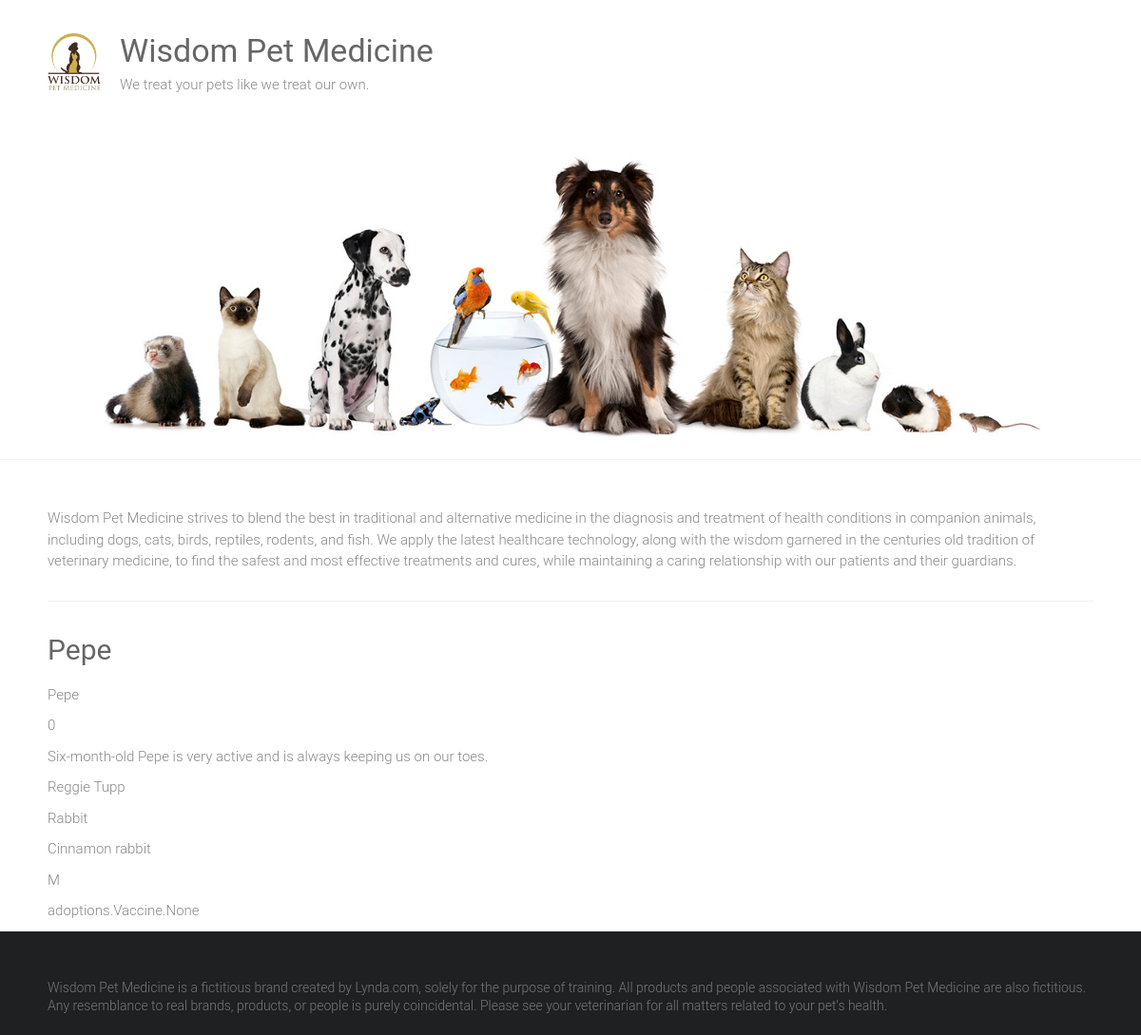
Page /adoptions/1/ on the committed database.
### adoptions/models.py (models this page shows)
class Pet(models.Model):
    SEX_CHOICES = (('M','Male'), ('F','Female'))
    name = models.CharField(max_length=100)
    age = models.IntegerField(null=True)
    description = models.TextField(blank=True)
    submitter = models.CharField(max_length=100)
    species = models.CharField(max_length=100)
    breed = models.CharField(max_length=100)
    sex = models.CharField(max_length=1, choices=SEX_CHOICES)
    vaccinations = models.ManyToManyField('vaccine', blank=True)
    def __str__(self):
        return self.name

### adoptions/views.py (the view)
# urls.py: path('adoptions/<int:pet_id>/', views.pet_details, name='pet_details'),
def pet_details(request, pet_id):
    try:
        pet = Pet.objects.get(id=pet_id)
        print(pet)
    except:
        raise Http404('Pet Not Found !')
    return render(request, 'pet_details.html',{'data':pet,})

### adoptions/templates/pet_details.html
{% extends "base.html" %} {% block content %}
<h1>{{data.name}}</h1>
<p>{{data.name }}</p>
<p>{{data.age }}</p>
<p>{{data.description }}</p>
<p>{{data.submitter }}</p>
<p>{{data.species }}</p>
<p>{{data.breed}} </p>
<p>{{data.sex }}</p>
<p>{{data.vaccinations }}</p>
{% endblock %}

### static/style.css (style rules this page uses)
html, body, div, span, applet, object, iframe, h1, h2, h3, h4, h5, h6, p, blockquote, pre, a, abbr, acronym, address, big, cite, code, del, dfn, em, font, ins, kbd, q, s, samp, small, strike, strong, sub, sup, tt, var, dl, dt, dd, ol, ul, li, fieldset, form, label, legend, table, caption, tbody, tfoot, thead, tr, th, td { border: 0; font: inherit; font-size: 100%; font-style: inherit; font-weight: inherit; margin: 0; outline: 0; padding: 0; vertical-align: baseline; }
html { overflow-y: scroll; -webkit-text-size-adjust: 100%; -ms-text-size-adjust: 100%; }
h1, h2, h3, h4, h5, h6 { color: #666666; line-height: 1.4; padding-bottom: 15px; font-weight: normal; }
h1 { font-size: 30px; }
body, button, input, select, textarea { color: #888888; font-size: 15px; line-height: 1.5; font-family: 'Roboto', sans-serif; font-weight: 300; }
p { color: #888888; font-size: 15px; line-height: 1.5; margin-bottom: 15px; font-weight: 300; }
body { background: #f2f2f2; }
body { padding-top: 30px; padding-bottom: 30px; }
body.wide { padding-top: 0; padding-bottom: 0; }
.single-page p { margin-bottom: 10px; }

### rows in the picture
Pet: name "Pepe", age "0", description "Six-month-old Pepe is very active and is always keeping us on our toes.", submitter "Reggie Tupp", species "Rabbit", breed "Cinnamon rabbit", sex "M", vaccinations "adoptions.Vaccine.None"
